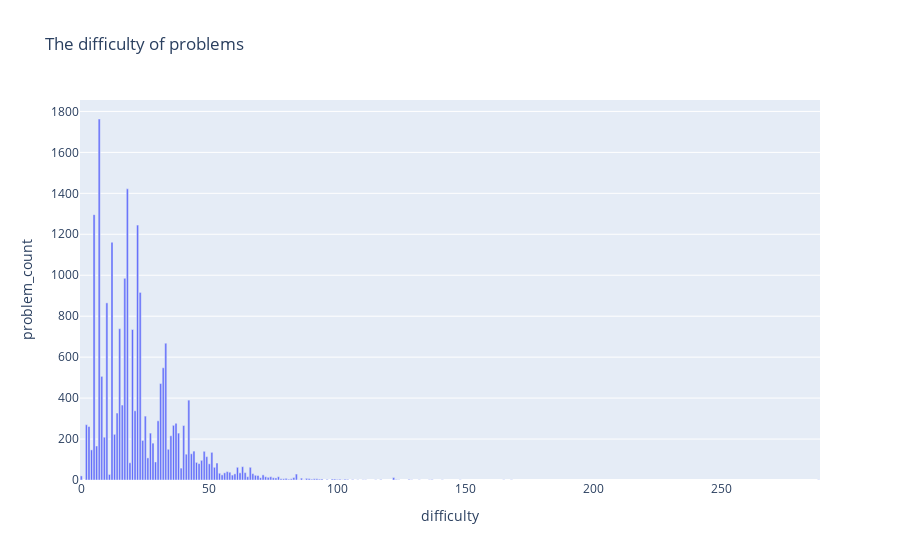

Notebook code for this chart:
### Markdown cell above
## Evaluate difficulty

### Code cell
def calc_difficulty(equation):
    difficulty = 0

    def eval(x):
        if x == '+' : return 2
        elif x == '-' : return 3
        elif x == '*' : return 5
        elif x == '/' : return 7
        elif x == '(' : return 8
        elif x == '%' : return 5
        elif x == '^' : return 6
        else : return 0

    for op in equation:
        difficulty += eval(op)
    return difficulty


data['difficulty'] = data['equation'].apply(calc_difficulty)

cnt = data['difficulty'].value_counts().reset_index()
cnt.columns = [ 'difficulty' , 'problem_count']

fig = px.bar(
    cnt , x = 'difficulty', y = 'problem_count' ,
    title = 'The difficulty of problems'
)
fig.show()

### Figure 1 — Plotly figure (JSON) as saved in the notebook; plotly's stock layout.template omitted (floating-point values rounded to 4 significant figures)
{"data": [{"alignmentgroup": "True", "hovertemplate": "difficulty=%{x}<br>problem_count=%{y}<extra></extra>", "legendgroup": "", "marker": {"color": "#636efa"}, "name": "", "offsetgroup": "", "orientation": "v", "showlegend": false, "textposition": "auto", "type": "bar", "x": [7, 18, 5, 22, 12, 17, 23, 10, 15, 20, 33, 32, 8, 31, 42, 16, 21, 14, 25, 30, 37, 2, 36, 40, 3, 38, 27, 13, 35, 9, 24, 28, 6, 34, 4, 44, 48, 51, 43, 41, 49, 26, 47, 29, 45, 19, 53, 46, 50, 63, 52, 66, 61, 39, 57, 58, 64, 56, 62, 54, 67, 60, 84, 11, 71, 55, 59, 68, 69, 0, 72, 65, 77, 74, 73, 122, 83, 75, 70, 76, 86, 80, 88, 89, 79, 82, 78, 91, 92, 98, 94, 99, 101, 81, 93, 103, 90, 100, 104, 128, 96, 117, 123, 106, 137, 110, 141, 87, 124, 108, 168, 136, 102, 165, 85, 148, 132, 115, 129, 288, 111], "xaxis": "x", "y": [1763, 1422, 1296, 1245, 1161, 985, 916, 865, 739, 735, 668, 548, 506, 471, 390, 366, 338, 327, 312, 289, 277, 270, 267, 266, 261, 229, 229, 223, 216, 209, 193, 180, 166, 150, 147, 141, 140, 135, 128, 126, 114, 108, 96, 88, 86, 84, 83, 80, 79, 65, 62, 62, 62, 58, 41, 38, 36, 35, 35, 33, 31, 30, 29, 27, 25, 25, 24, 23, 22, 20, 16, 16, 16, 16, 13, 12, 12, 11, 11, 10, 9, 8, 8, 7, 6, 6, 6, 6, 6, 5, 5, 5, 4, 4, 4, 4, 4, 3, 3, 3, 3, 2, 2, 2, 2, 1, 1, 1, 1, 1, 1, 1, 1, 1, 1, 1, 1, 1, 1, 1, 1], "yaxis": "y"}], "layout": {"barmode": "relative", "legend": {"tracegroupgap": 0}, "title": {"text": "The difficulty of problems"}, "xaxis": {"anchor": "y", "domain": [0, 1], "title": {"text": "difficulty"}}, "yaxis": {"anchor": "x", "domain": [0, 1], "title": {"text": "problem_count"}}}}
